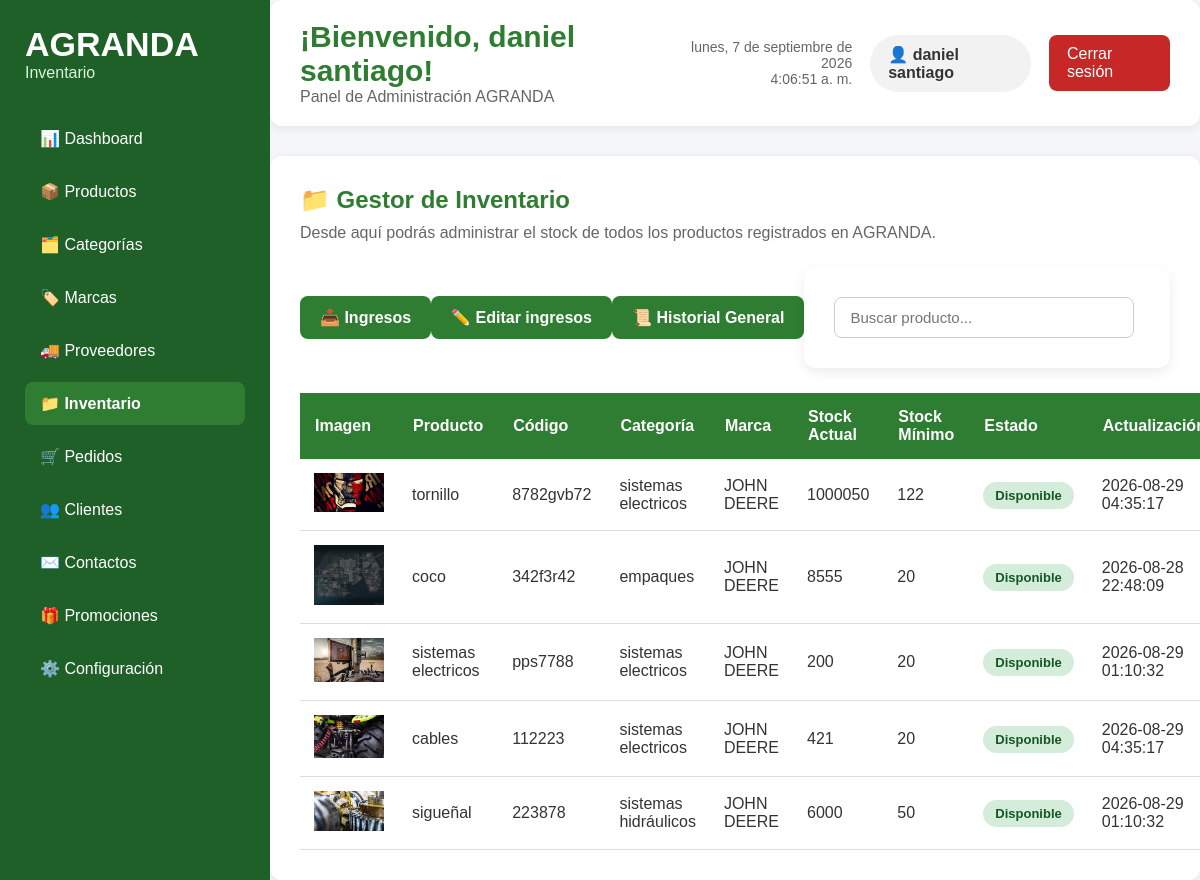
/admin/inventario/inventario.php (signed in), run on the app's committed database.
### tables this page shows
CREATE TABLE `inventario` (
  `id_inventario` int(11) NOT NULL,
  `id_producto` int(11) NOT NULL,
  `stock_actual` int(11) NOT NULL DEFAULT 0,
  `stock_minimo` int(11) NOT NULL DEFAULT 0,
  `fecha_actualizacion` timestamp NOT NULL DEFAULT current_timestamp() ON UPDATE current_timestamp()
);

CREATE TABLE `imagenes_producto` (
  `id_imagen` int(11) NOT NULL,
  `id_producto` int(11) NOT NULL,
  `ruta_imagen` varchar(255) NOT NULL,
  `principal` tinyint(1) DEFAULT 0,
  `orden` int(11) DEFAULT 1,
  `fecha_subida` timestamp NOT NULL DEFAULT current_timestamp(),
  `estado` tinyint(1) DEFAULT 1
);

CREATE TABLE `productos` (
  `id_producto` int(11) NOT NULL,
  `id_categoria` int(11) NOT NULL,
  `id_marca` int(11) DEFAULT NULL,
  `nombre` varchar(150) NOT NULL,
  `descripcion` text DEFAULT NULL,
  `codigo_producto` varchar(50) NOT NULL,
  `precio` decimal(10,2) NOT NULL,
  `peso` decimal(8,2) DEFAULT NULL,
  `estado` tinyint(1) DEFAULT 1,
  `destacado` tinyint(1) DEFAULT 0,
  `fecha_creacion` timestamp NOT NULL DEFAULT current_timestamp(),
  `fecha_actualizacion` timestamp NOT NULL DEFAULT current_timestamp() ON UPDATE current_timestamp()
);

CREATE TABLE `categorias` (
  `id_categoria` int(11) NOT NULL,
  `nombre` varchar(200) NOT NULL,
  `descripcion` text DEFAULT NULL,
  `imagen` varchar(255) DEFAULT NULL,
  `estado` tinyint(1) DEFAULT 1,
  `fecha_creacion` timestamp NOT NULL DEFAULT current_timestamp()
);

CREATE TABLE `marcas` (
  `id_marca` int(11) NOT NULL,
  `nombre` varchar(100) NOT NULL,
  `descripcion` text DEFAULT NULL,
  `estado` tinyint(1) DEFAULT 1,
  `fecha_creacion` timestamp NOT NULL DEFAULT current_timestamp()
);

### admin/inventario/inventario.php (the view, shortened to what this page needs)
<?php
require_once("../../config/conexion.php");
$busqueda = $_GET["busqueda"] ?? "";
$sql = "SELECT
            i.id_inventario,
            i.id_producto,
            i.stock_actual,
            i.stock_minimo,
            i.fecha_actualizacion,
            p.nombre,
            p.codigo_producto,
            c.nombre AS categoria,
            m.nombre AS marca,
            img.ruta_imagen
        FROM inventario i
        INNER JOIN productos p
        ON i.id_producto = p.id_producto
        INNER JOIN categorias c
        ON p.id_categoria = c.id_categoria
        LEFT JOIN marcas m
        ON p.id_marca = m.id_marca
        LEFT JOIN imagenes_producto img
        ON p.id_producto = img.id_producto
        AND img.principal = 1";
$sql .= " ORDER BY i.id_inventario DESC";
$stmt = $conexion->prepare($sql);
$stmt->execute();
$resultado = $stmt->get_result();
?>
<!DOCTYPE html>
<html lang="es">
<head>
    <link rel="stylesheet" href="inventario.css">
</head>
<body>
<div class="contenedor-dashboard">
    <aside class="menu-lateral">
        <div class="logo-panel">
            <h1>AGRANDA</h1>
            <p>Inventario</p>
        </div>
        <nav>
            <ul>
                <li><a href="../dashboard/dashboard.php">📊 Dashboard</a></li>
                <li><a href="../productos/productos.php">📦 Productos</a></li>
                <li><a href="../categorias/categorias.php">🗂️ Categorías</a></li>
                <li><a href="../marcas/marcas.php">🏷️ Marcas</a></li>
                <li><a href="../proveedores/proveedores.php">🚚 Proveedores</a></li>
                <li><a href="inventario.php" class="activo">📁 Inventario</a></li>
                <li><a href="../pedidos/pedidos.php">🛒 Pedidos</a></li>
                <li><a href="../clientes/clientes.php">👥 Clientes</a></li>
                <li><a href="../contactos/contactos.php">✉️ Contactos</a></li>
                <li><a href="../promociones/promociones.php">🎁 Promociones</a></li>
                <li><a href="../configuracion/configuracion.php">⚙️ Configuración</a></li>
            </ul>
        </nav>
    </aside>
    <main class="contenido">
        <header class="encabezado">
            <div class="titulo-panel">
                <h2>¡Bienvenido, <?php echo $_SESSION["nombre"]; ?>!</h2>
                <p>Panel de Administración AGRANDA</p>
            </div>
            <div class="panel-usuario">
                <div class="fecha-hora">
                    <span id="fecha"></span><br>
                    <span id="hora"></span>
                </div>
                <div class="usuario">
                    👤 <?php echo $_SESSION["nombre"]; ?>
                </div>
                <a href="../cerrar_sesion.php" class="btn-salir">
                    Cerrar sesión
                </a>
            </div>
        </header>
        <section class="resumen">
            <h2>📁 Gestor de Inventario</h2>
            <p>
                Desde aquí podrás administrar el stock de todos los productos registrados en AGRANDA.
            </p>
            <div class="barra-productos">
                <a href="ingresos_de_inventario.php" class="btn-nuevo">
                    📥 Ingresos
                </a>
                <a href="lista_ingresos.php" class="btn-secundario">
                    ✏️ Editar ingresos
                </a>
                <a href="historial_inventario.php" class="btn-secundario">
                    📜 Historial General
                </a>
                <form method="GET">
                    <input
                        type="search"
                        name="busqueda"
                        class="buscar-producto"
                        placeholder="Buscar producto..."
                        value="<?php echo htmlspecialchars($busqueda); ?>">
                </form>
            </div>
            <table class="tabla-productos">
                <thead>
                    <tr>
                        <th>Imagen</th>
                        <th>Producto</th>
                        <th>Código</th>
                        <th>Categoría</th>
                        <th>Marca</th>
                        <th>Stock Actual</th>
                        <th>Stock Mínimo</th>
                        <th>Estado</th>
                        <th>Actualización</th>
                    </tr>
                </thead>
                <tbody>
                    <?php while($inventario = $resultado->fetch_assoc()){ ?>
                        <?php
                        $stock_actual = (int)$inventario["stock_actual"];
                        $stock_minimo = (int)$inventario["stock_minimo"];
                        if($stock_actual <= 0){
                            $estado = "Agotado";
                            $clase = "stock-agotado";
                        }elseif($stock_actual <= $stock_minimo){
                            $estado = "Stock bajo";
                            $clase = "stock-bajo";
                        }else{
                            $estado = "Disponible";
                            $clase = "stock-disponible";
                        }
                        ?>
                        <tr>
                            <td>
                                <?php if(!empty($inventario["ruta_imagen"])){ ?>
                                    <img
                                        src="../../<?php echo htmlspecialchars($inventario["ruta_imagen"], ENT_QUOTES, 'UTF-8'); ?>"
                                        alt="Producto"
                                        width="70">
                                <?php }else{ ?>
                                    Sin imagen
                                <?php } ?>
                            </td>
                            <td>
                                <?php echo htmlspecialchars($inventario["nombre"], ENT_QUOTES, 'UTF-8'); ?>
                            </td>
                            <td>
                                <?php echo htmlspecialchars($inventario["codigo_producto"], ENT_QUOTES, 'UTF-8'); ?>
                            </td>
                            <td>
                                <?php echo htmlspecialchars($inventario["categoria"], ENT_QUOTES, 'UTF-8'); ?>
                            </td>
                            <td>
                                <?php echo htmlspecialchars($inventario["marca"] ?? "Sin marca", ENT_QUOTES, 'UTF-8'); ?>
                            </td>
                            <td>
                                <?php echo $stock_actual; ?>
                            </td>
                            <td>
                                <?php echo $stock_minimo; ?>
                            </td>
                            <td>
                                <span class="<?php echo htmlspecialchars($clase, ENT_QUOTES, 'UTF-8'); ?>">
                                    <?php echo htmlspecialchars($estado, ENT_QUOTES, 'UTF-8'); ?>
                                </span>
                            </td>
                            <td>
                                <?php echo htmlspecialchars($inventario["fecha_actualizacion"], ENT_QUOTES, 'UTF-8'); ?>
                            </td>
                        </tr>
                    <?php } ?>
                    </tbody>
            </table>
        </section>
    </main>
</div>
</body>
</html>

### admin/inventario/inventario.css (style rules this page uses)
* { margin:0; padding:0; box-sizing:border-box; font-family:Arial, Helvetica, sans-serif; }
body { background:#f4f6f9; color:#333; height: 100vh; overflow: hidden; }
.contenedor-dashboard { display:flex; height:100vh; }
.menu-lateral { width:270px; background:#1f5f28; color:white; padding:25px; height: 100vh; position: sticky; top: 0; overflow-y: auto; flex-shrink: 0; }
.logo-panel { margin-bottom:35px; }
.logo-panel h1 { font-size:34px; }
.logo-panel p { color:#d9f5dc; }
.menu-lateral ul { list-style:none; }
.menu-lateral li { margin:10px 0; }
.menu-lateral a { color:white; text-decoration:none; display:block; padding:12px 15px; border-radius:8px; transition:.3s; }
.menu-lateral a.activo { background:#2e7d32; font-weight:bold; }
.contenido { flex:1; display: flex; flex-direction: column; height: 100vh; overflow: hidden; }
.encabezado { display:flex; justify-content:space-between; align-items:center; background:white; padding:20px 30px; border-radius:12px; box-shadow:0 2px 10px rgba(0,0,0,.08); margin-bottom:30px; position: sticky; top: 0; z-index: 100; flex-shrink: 0; }
.titulo-panel h2 { color:#2e7d32; font-size:30px; }
.titulo-panel p { color:#666; }
.panel-usuario { display:flex; align-items:center; gap:18px; }
.fecha-hora { text-align:right; color:#666; font-size:14px; }
.usuario { background:#f2f2f2; padding:10px 18px; border-radius:30px; font-weight:bold; }
.btn-salir { background:#c62828; color:white; padding:10px 18px; text-decoration:none; border-radius:8px; }
.resumen { background:white; padding:30px; border-radius:12px; box-shadow:0 2px 10px rgba(0,0,0,.08); overflow-y:auto; flex:1; }
.resumen h2 { color:#2e7d32; margin-bottom:10px; }
.resumen p { color:#666; margin-bottom:25px; }
.barra-productos { display:flex; justify-content:space-between; align-items:center; margin-bottom:25px; }
.btn-nuevo { background:#2e7d32; color:white; border:none; padding:12px 20px; border-radius:8px }
form { background:#fff; padding:30px; border-radius:12px; box-shadow:0 4px 12px rgba(0,0,0,.08); max-width:800px; }
form input, form textarea, form select { width:100%; padding:10px; border:1px solid #ccc; border-radius:8px; font-size:15px; }
.btn-nuevo { display:inline-block; background:#2e7d32; color:#fff; text-decoration:none; padding:12px 20px; border-radius:8px; font-weight:bold; transition:.3s; }
.btn-secundario { display:inline-block; background:#2e7d32; color:#fff; text-decoration:none; padding:12px 20px; border-radius:8px; font-weight:bold; transition:.3s; }
.buscar-producto { width:300px; padding:11px 15px; border:1px solid #ccc; border-radius:8px; font-size:15px; }
.tabla-productos { width:100%; border-collapse:collapse; margin-top:20px; }
.tabla-productos thead { background:#2e7d32; color:white; }
.tabla-productos th { padding:15px; text-align:left; }
.tabla-productos td { padding:14px; border-bottom:1px solid #ddd; }
form { overflow-y: auto; flex: 1; }
.stock-disponible { background:#d4edda; color:#155724; padding:6px 12px; border-radius:20px; font-size:13px; font-weight:bold; }

### data on the page
inventario: imagenes_producto.ruta_imagen (picture), id_producto.nombre "tornillo", id_producto.codigo_producto "8782gvb72", categorias.nombre "sistemas electricos", marcas.nombre "JOHN DEERE", stock_actual "1000050", stock_minimo "122", estado "Disponible", fecha_actualizacion "2026-08-29 04:35:17"
inventario: imagenes_producto.ruta_imagen (picture), id_producto.nombre "coco", id_producto.codigo_producto "342f3r42", categorias.nombre "empaques", marcas.nombre "JOHN DEERE", stock_actual "8555", stock_minimo "20", estado "Disponible", fecha_actualizacion "2026-08-28 22:48:09"
inventario: imagenes_producto.ruta_imagen (picture), id_producto.nombre "sistemas electricos", id_producto.codigo_producto "pps7788", categorias.nombre "sistemas electricos", marcas.nombre "JOHN DEERE", stock_actual "200", stock_minimo "20", estado "Disponible", fecha_actualizacion "2026-08-29 01:10:32"
inventario: imagenes_producto.ruta_imagen (picture), id_producto.nombre "cables", id_producto.codigo_producto "112223", categorias.nombre "sistemas electricos", marcas.nombre "JOHN DEERE", stock_actual "421", stock_minimo "20", estado "Disponible", fecha_actualizacion "2026-08-29 04:35:17"
inventario: imagenes_producto.ruta_imagen (picture), id_producto.nombre "sigueñal", id_producto.codigo_producto "223878", categorias.nombre "sistemas hidráulicos", marcas.nombre "JOHN DEERE", stock_actual "6000", stock_minimo "50", estado "Disponible", fecha_actualizacion "2026-08-29 01:10:32"

### other printed values
$_SESSION["nombre"] "daniel santiago"
